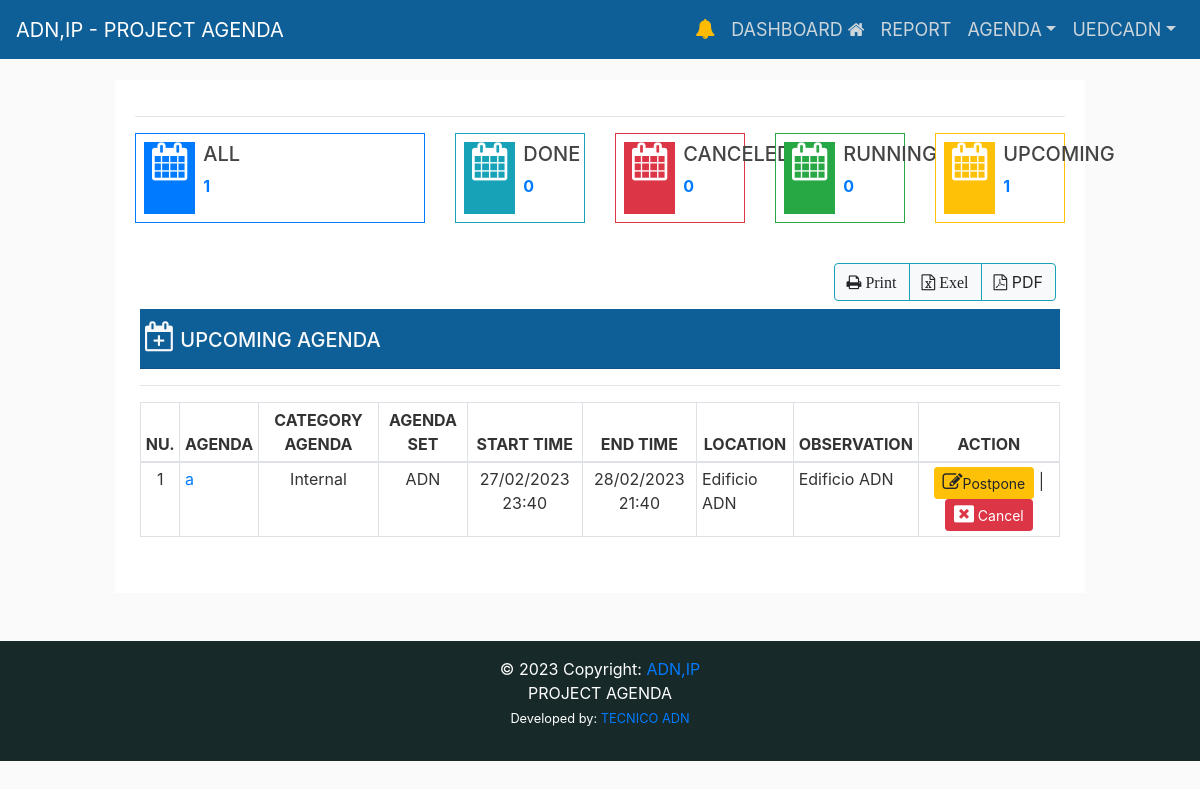
The page /upcoming-agenda/ (signed in) on the database as committed earlier.
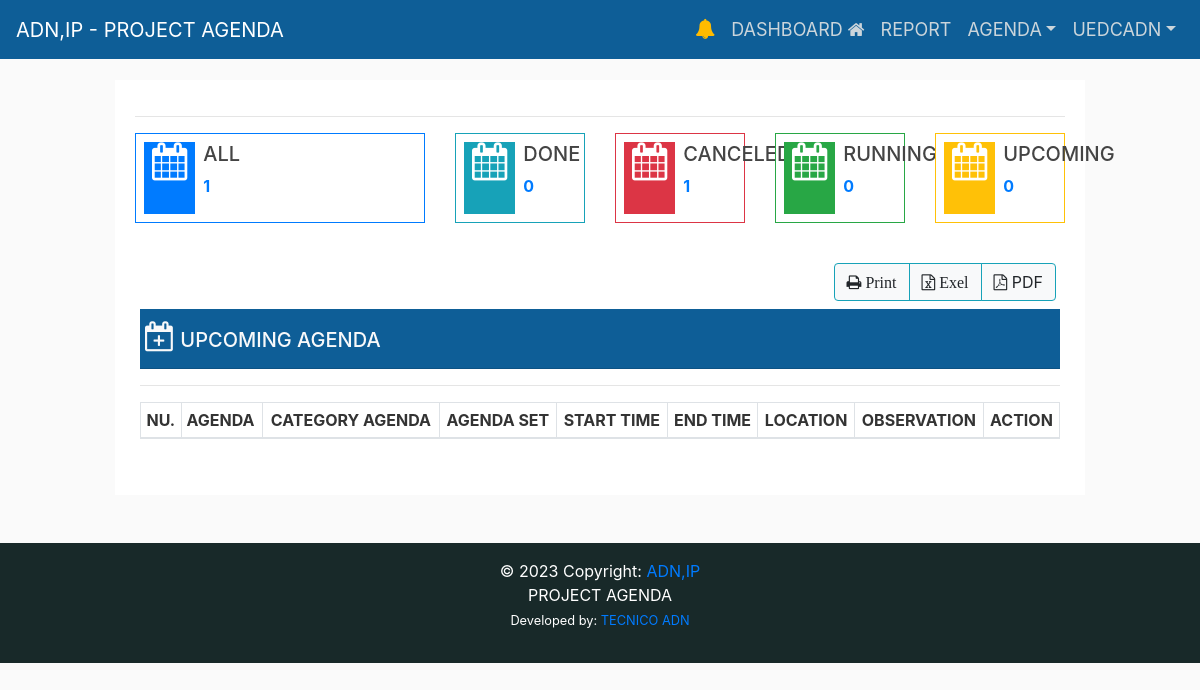
The same page on the database as committed later.
### eventapps/event/models.py (models this page shows, shortened)
class Agenda(models.Model):
    user = models.ForeignKey(
        User, on_delete=models.CASCADE, related_name="agenda")
    title = models.CharField(
        max_length=255, unique=True, verbose_name='Agenda')
    title_slug = models.SlugField(
        max_length=255, null=False, unique=True, verbose_name='Title-Slug')
    catagenda = models.ForeignKey(
        CatAgenda, on_delete=models.CASCADE, related_name="agenda", verbose_name="Category Agenda")
    institution = models.ForeignKey(
        Institution, on_delete=models.CASCADE, related_name="agenda", verbose_name="Institution")
    start_time = models.DateTimeField()
    end_time = models.DateTimeField()
    location = models.CharField(max_length=255, null=False, blank=True)
    observation = models.TextField(null=False, blank=True)
    is_cancel = models.BooleanField(default=False)
    is_active = models.BooleanField(default=True)
    STATUS = (
        ('Pending', 'Pending'),
        ('Read', 'Read'),
    )
    status = models.CharField(max_length=20, choices=STATUS)
    created_at = models.DateTimeField(auto_now_add=True)
    updated_at = models.DateTimeField(auto_now=True)
    class Meta:
        verbose_name_plural = ("Agenda")
        ordering = ('-start_time', )

class CatAgenda(models.Model):
    name_category = models.CharField(
        max_length=200, unique=True, verbose_name='Category Agenda')
    class Meta:
        verbose_name_plural = ("Category Agenda")
    def __str__(self):
        return str(self.name_category)

### eventapps/institute/models.py (models this page shows)
class Institution(models.Model):
    name_institution = models.CharField(
        max_length=255, null=True, verbose_name="Institution Name:")
    class Meta:
        verbose_name_plural = ("Institution Invited")
    def __str__(self):
        return str(self.name_institution)

### eventapps/event/views.py (the view)
# urls.py: path('upcoming-agenda/', views.upcomingAgenda_list,
@login_required(login_url="/login/")
def upcomingAgenda_list(request):
    context = {
    }
    return render(request, 'event/upcoming_agenda.html', context)

### eventapps/templates/event/upcoming_agenda.html (shortened to what the changed rows need)
{% extends "layouts/base.html" %}
{% load static %}
{% block content %}
<div class="row d-flex justify-content-center ">
  <div class="col-sm-12">
    <div class="border-info shadow-lg bg-white">
      <div class="card-body">
        <div class="row">
          <div class="col-md-6 col-lg-2">
            <div class="widget-small border border-danger d-flex justify-content-left p-2">
              <div class="pl-2">
                <a href="{%url 'canceledAgenda_list' %}">
                  <p><b>{{ canceled_agenda_count}}</b></p>
                </a>
              </div>
            </div>
          </div>
          <div class="col-md-6 col-lg-2">
            <div class="widget-small border border-warning d-flex justify-content-left p-2">
              <div class="pl-2">
                <a href="{%url 'upcomingAgenda_list' %}">
                  <p><b>{{ upcoming_agenda_count }}</b></p>
                </a>
              </div>
            </div>
          </div>
          <div class="col-md-12 pt-3">
            <div class="row">
              <div class="card-body">
                <section id='no-more-tables'>
                  <table class="table table-bordered table-sm" id="example" width="100%" cellspacing="0">
                    <thead>
                      <tr>
                        <th class="text-center">NU.</th>
                        <th>AGENDA</th>
                        <th class="text-center">CATEGORY AGENDA</th>
                        <th class="text-center">AGENDA SET</th>
                        <th class="text-center">START TIME</th>
                        <th class="text-center">END TIME</th>
                        <th class="text-center">LOCATION</th>
                        <th class='text-center'>OBSERVATION</th>
                        <th class="text-center">ACTION</th>
                      </tr>
                    </thead>
                    <tbody>
                      {% for obj in upcoming_agenda %}
                      <tr>
                        <td class="text-center">{{ forloop.counter }}</td>
                        <td data-title="Title">
                          <a href="{% url 'upcomingAgenda_list_detail' title_slug=obj.title_slug %}"
                            class="float-left">
                            {{obj.title }}</a>
                        </td>
                        <td style="text-align:center;">{{obj.catagenda}}</td>
                        <td style="text-align:center;">{{obj.institution}}</td>
                        <td style="text-align:center;">{{obj.start_time|date:"d/m/Y G:i" }}</td>
                        <td style="text-align:center;">{{ obj.end_time|date:"d/m/Y G:i" }}</td>
                        <td class="text-justify">{{ obj.location }} </td>
                        <td class="text-justify">{{ obj.location }} </td>
                        <td class="text-center">
                          <a href="{% url 'postponeAgenda_list' pk=obj.id %}" data-toggle="tooltip" title="Postpone"
                            class="btn btn-sm btn-warning"><i class='fa fa-edit' style='font-size:20px'></i>Postpone</a>
                          |
                          <a href="{% url 'upcomingAgenda_cancel' pk=obj.id %}" data-toggle="tooltip" title="Cancel"
                            class="btn btn-sm btn-danger" onclick="return confirm(' Are you ready to cancel?')"><i
                              class="fa fa-window-close" style='font-size:20px' aria-hidden="true"></i> Cancel</a>
                        </td>
                      </tr>
                      {% endfor %}
                    </tbody>
                  </table>
                </section>
              </div>
            </div>
          </div>
        </div>
      </div>
    </div>
  </div>
  {% endblock %}

Rows that differ between the two databases and show on the page:
no longer on this page (row edited): Agenda: title "a", catagenda "Internal", institution "ADN", start_time "27/02/2023 23:40", end_time "28/02/2023 21:40", location "Edificio ADN"
Other text that changed with them:
{{ canceled_agenda_count }}: "0" → "1"
{{ upcoming_agenda_count }}: "1" → "0"
